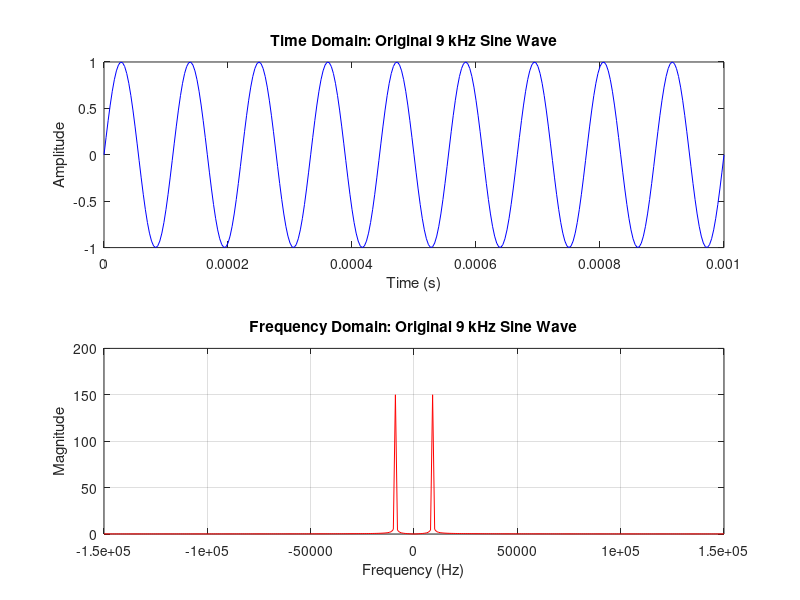
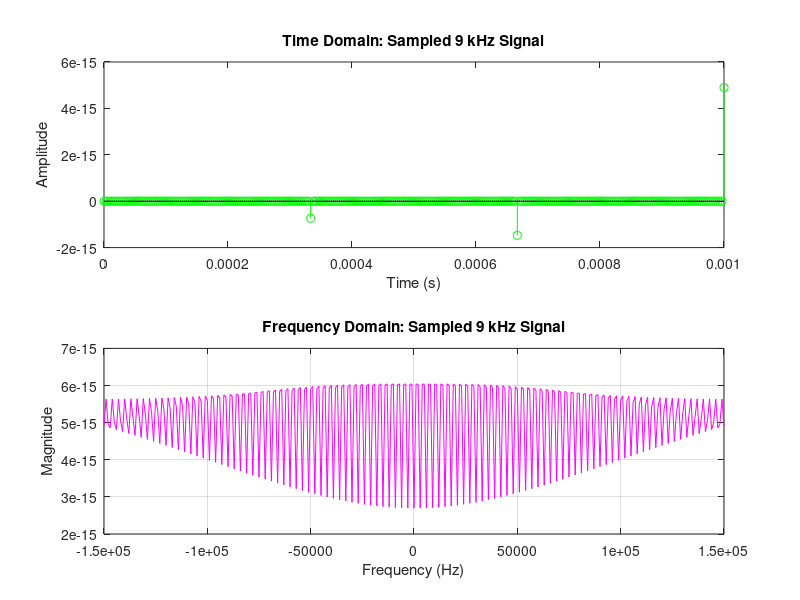
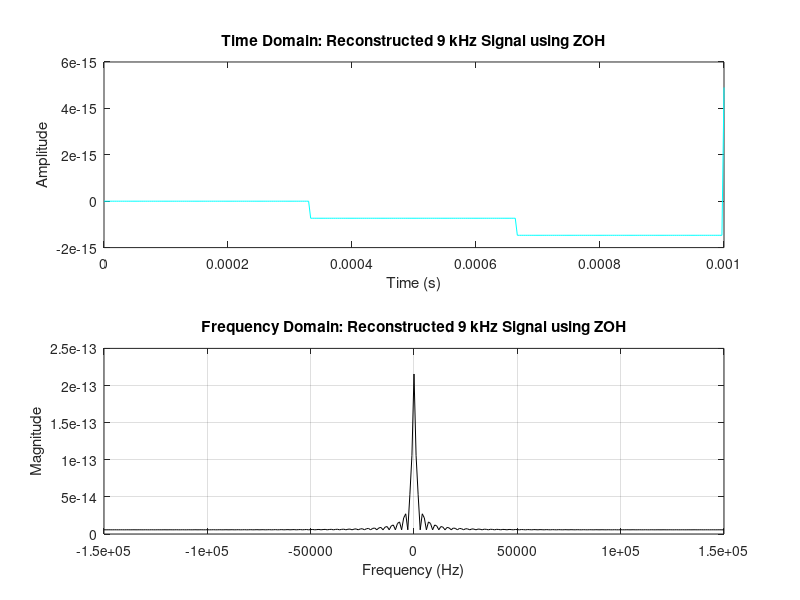

Recreate these plots in MATLAB, in order.
% Parameters
f = 9e3;  % Signal frequency (9 kHz)
fs1 = 300e3;  % High sampling frequency (300 kHz)
fs2 = 3e3;  % Sampling frequency (3 kHz)
t = 0:1/fs1:1e-3;  % Time vector for 1 ms duration

% Step 1: Generate the original sine wave
x_t = sin(2*pi*f*t);

% Step 2: Plot the original signal in time and frequency domains
figure;
subplot(2,1,1);
plot(t, x_t, 'b');
title('Time Domain: Original 9 kHz Sine Wave');
xlabel('Time (s)');
ylabel('Amplitude');

f_axis = linspace(-fs1/2, fs1/2, length(t));  % Frequency axis
X_f = fftshift(fft(x_t));  % Fourier Transform of the original signal
subplot(2,1,2);
plot(f_axis, abs(X_f), 'r');
title('Frequency Domain: Original 9 kHz Sine Wave');
xlabel('Frequency (Hz)');
ylabel('Magnitude');
grid on;

% Step 3: Sampling process using impulse-train sampling
Ts = 1/fs2; % Sampling period
impulse_train = zeros(size(t));  % Create an impulse train
impulse_indices = 1:round(Ts*fs1):length(t);  % Indices for impulses
impulse_train(impulse_indices) = 1;  % Set impulses

xp_t = x_t .* impulse_train;  % Sampled signal

% Step 4: Plot the sampled signal in time and frequency domains
figure;
subplot(2,1,1);
stem(t, xp_t, 'g', 'Marker', 'o');
title('Time Domain: Sampled 9 kHz Signal');
xlabel('Time (s)');
ylabel('Amplitude');

Xp_f = fftshift(fft(xp_t));  % Fourier Transform of the sampled signal
subplot(2,1,2);
plot(f_axis, abs(Xp_f), 'm');
title('Frequency Domain: Sampled 9 kHz Signal');
xlabel('Frequency (Hz)');
ylabel('Magnitude');
grid on;

% Step 5: Zero-Order Hold (ZOH) Reconstruction
T_recon = fs1/fs2;  % Reconstruction factor (ratio of sampling rates)
xr_t = repelem(xp_t(impulse_indices), T_recon);  % Repeat sampled values
xr_t = xr_t(1:length(t));  % Adjust the length to match the original signal

% Step 6: Plot the reconstructed signal in time and frequency domains
figure;
subplot(2,1,1);
plot(t, xr_t, 'c');
title('Time Domain: Reconstructed 9 kHz Signal using ZOH');
xlabel('Time (s)');
ylabel('Amplitude');

Xr_f = fftshift(fft(xr_t));  % Fourier Transform of the reconstructed signal
subplot(2,1,2);
plot(f_axis, abs(Xr_f), 'k');
title('Frequency Domain: Reconstructed 9 kHz Signal using ZOH');
xlabel('Frequency (Hz)');
ylabel('Magnitude');
grid on;
